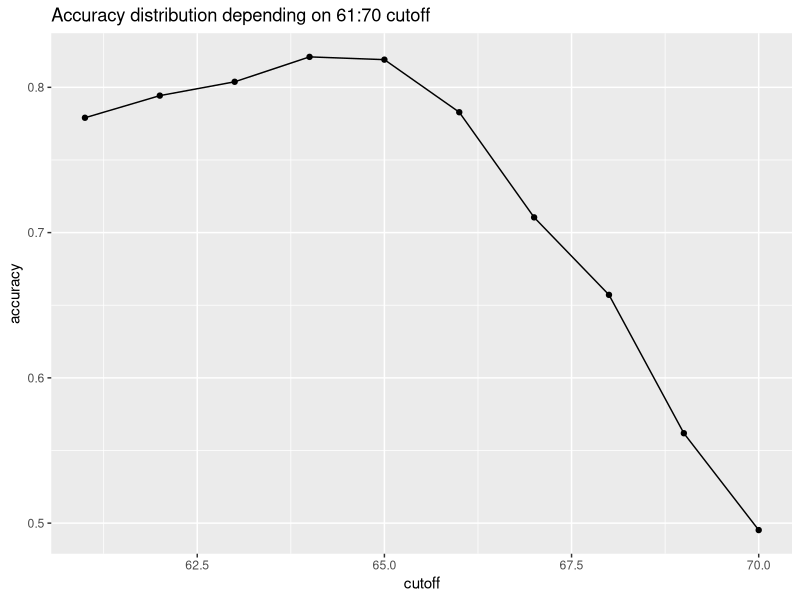
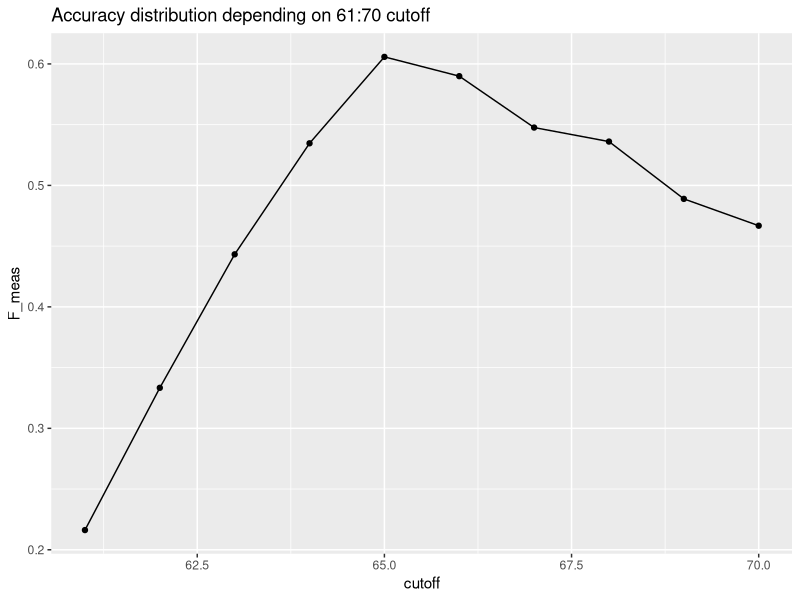
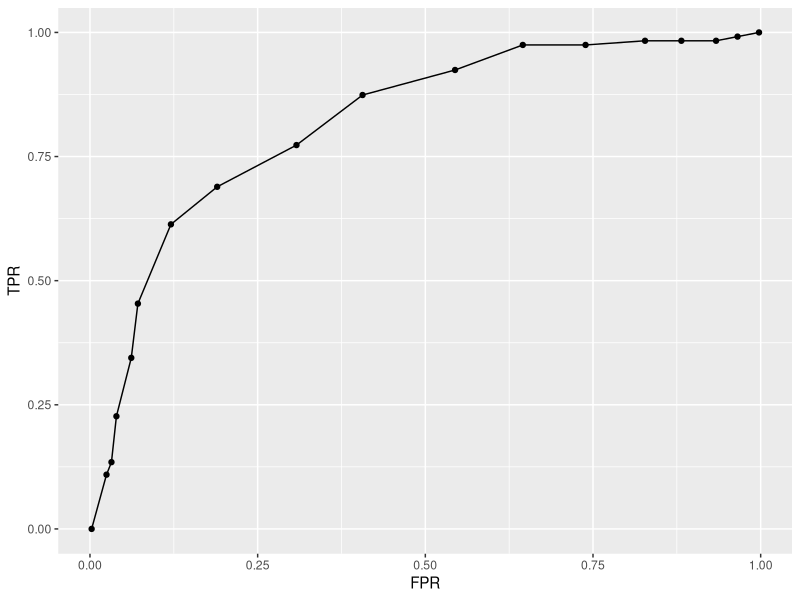
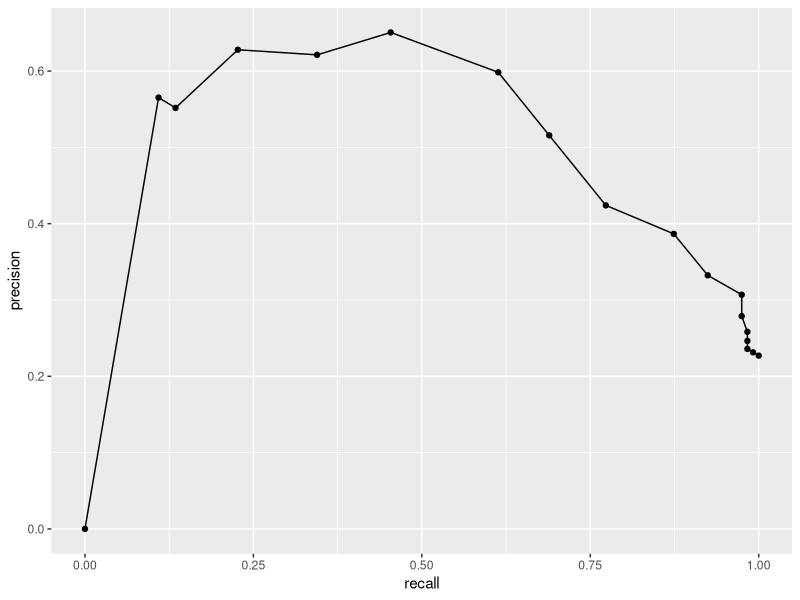
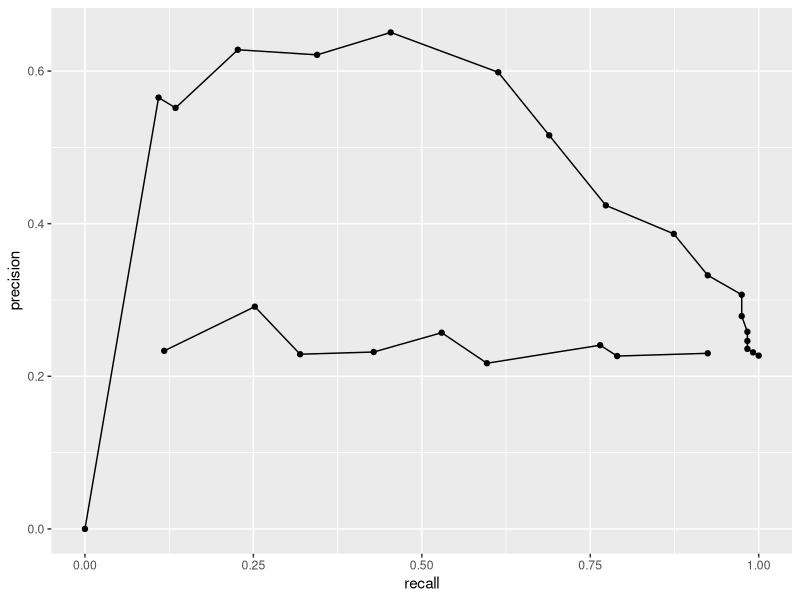
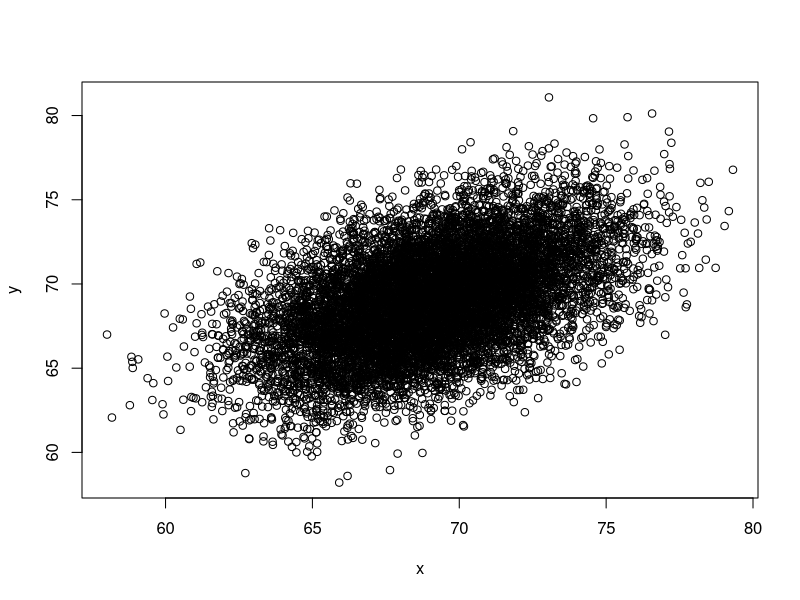
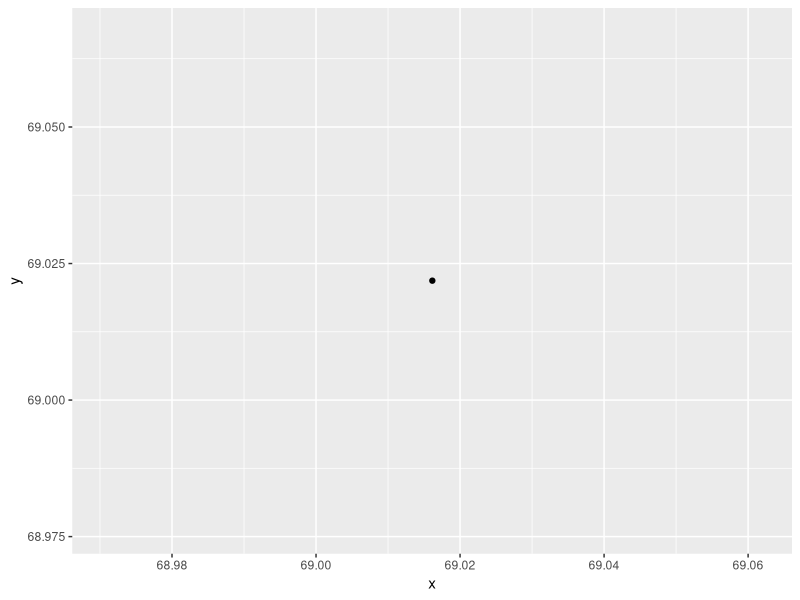

The R script that drew these images, in order: (Note: this script raises an error after producing the figures.)
## ---- chunk 1
check.packages <- function(pkg){
    new.pkg <- pkg[!(pkg %in% installed.packages()[, "Package"])]
    if (length(new.pkg)) 
        install.packages(new.pkg, dependencies = TRUE)
    sapply(pkg, require, character.only = TRUE)
}
packages<-c("ggplot2", "tidyverse", "lubridate", "caret", "dslabs", "dplyr", "plyr","HistData")
check.packages(packages)

data("heights")
data("iris")
## ---- chunk 2
y<-heights$sex
x<-heights$height
## ---- chunk 3
set.seed(2)
test_index <- createDataPartition(y, times=1, p=0.5, list=FALSE)
test_set <- heights[test_index, ]
training_set <- heights[-test_index, ]

## ---- chunk 4
y_hat <- sample(c("Male", "Female"), size = length(test_index), replace=TRUE)
mean(y_hat == test_set$sex)
## ---- chunk 5
heights %>% group_by(sex) %>% summarize(mean(height), sd(height))
## ---- chunk 6
y_hat <- ifelse(x>62, "Male", "Female") %>% factor(levels=levels(test_set$sex))
table(y_hat)
print("Mean accurate answers:")
mean(y==y_hat)
## ---- chunk 7
cutoff <- seq(61, 70)
accuracy <- map_dbl(cutoff, function(cutoff_value) {
  y_hat <- ifelse(test_set$height>cutoff_value, "Male", "Female") 
  mean(y_hat == test_set$sex)
})
ggplot(data=data.frame(cutoff=cutoff, accuracy=accuracy), aes(x=cutoff, y=accuracy)) + geom_line() + geom_point() + ggtitle("Accuracy distribution depending on 61:70 cutoff")
## ---- chunk 8
heights %>% mutate(y_hat = y_hat) %>%
  group_by(sex) %>%
  summarize(accuracy = mean(y_hat == sex))
## ---- chunk 9
confusionMatrix(data=y_hat, reference=heights$sex)
## ---- chunk 10
F_1 <- map_dbl(cutoff, function(cutoff_value) {
  y_hat <- ifelse(test_set$height>cutoff_value, "Male", "Female") %>% factor(levels=levels(test_set$sex))
  F_meas(data = y_hat, reference = factor(test_set$sex))
})
ggplot(data=data.frame(cutoff=cutoff, F_meas=F_1), aes(x=cutoff, y=F_meas)) + geom_line() + geom_point() + ggtitle("Accuracy distribution depending on 61:70 cutoff")
## ---- chunk 11
y_hat <- sample(c("Male","Female"), length(test_index), replace=TRUE, prob=c(0.9, 0.1)) %>% factor(levels = levels(test_set$sex))
mean(y_hat==test_set$sex)
## ---- chunk 12
cutoffs <-c(50, seq(60, 75), 80)
height_cutoff <- map_df(cutoffs, function (cutoff_value) {
    y_hat <- ifelse(test_set$height>cutoff_value, "Male", "Female") %>% factor(levels=levels(test_set$sex))
    list(method="Height cutoff",
         FPR = 1-specificity(y_hat, test_set$sex),
         TPR = sensitivity(y_hat, test_set$sex))
})
ggplot(data=height_cutoff, aes(x=FPR, y=TPR)) + geom_line() + geom_point() 
## ---- chunk 13
height_cutoff <- map_df(cutoffs, function (cutoff_value) {
    y_hat <- ifelse(test_set$height>cutoff_value, "Male", "Female") %>% factor(levels=levels(test_set$sex))
    list(method="Height cutoff",
         precision = precision(y_hat, test_set$sex),
         recall = sensitivity(y_hat, test_set$sex))
})
ggplot(data=height_cutoff, aes(x=recall, y=precision)) + geom_line() + geom_point() 
probs = seq(0.1, 0.9, by = 0.1)
guessing <- map_df(probs, function(p) {
  y_hat <- sample(c("Male", "Female"), length(test_index), replace=TRUE, prob=c(p, 1-p)) %>% factor(levels=levels(test_set$sex))
  list(method="Guessing",
       precision = precision(y_hat, test_set$sex),
       recall = sensitivity(y_hat, test_set$sex))
})
ggplot(data=height_cutoff, aes(x=recall, y=precision)) + geom_line() + geom_point() + geom_line(data=guessing, aes(x=recall, y=precision)) + geom_point(data=guessing, aes(x=recall, y=precision))
## ---- chunk 14

library(dslabs)
library(dplyr)


data("reported_heights")

dat <- mutate(reported_heights, date_time = ymd_hms(time_stamp)) %>%
  filter(date_time >= make_date(2016, 01, 25) & date_time < make_date(2016, 02, 1)) %>%
  mutate(type = ifelse(day(date_time) == 25 & hour(date_time) == 8 & between(minute(date_time), 15, 30), "inclass","online")) %>%
  select(sex, type)

y <- factor(dat$sex, c("Female", "Male"))
x <- dat$type
dat %>% group_by(type) %>% summarize(prop_female = mean(sex == "Female"))

## ---- chunk 15

  y_hat <- ifelse(dat$type == "inclass", "Male", "Female") 
  mean(y_hat == dat$sex)

## ---- chunk 16
 y_hat <- ifelse(dat$type == "inclass", "Female", "Male") %>% factor(levels=levels(y))
 
 confusionMatrix(y_hat, y)
## ---- chunk 17
data(iris)
iris <- iris[-which(iris$Species=='setosa'),]
y <- iris$Species

set.seed(2)
test_index <- createDataPartition(y,times=1,p=0.5,list=FALSE)
# line of code
#Which code should be used in place of # line of code above?
#Answer:
 
test <- iris[test_index,]
train <- iris[-test_index,]
## ---- chunk 18
foo <- function(x){
	rangedValues <- seq(range(x)[1],range(x)[2],by=0.1)
	sapply(rangedValues,function(i){
		y_hat <- ifelse(x>i,'virginica','versicolor')
		mean(y_hat==train$Species)
	})
}
predictions <- apply(train[,-5],2,foo)
sapply(predictions,max)	
## ---- chunk 19
foo <- function(x){
	rangedValues <- seq(range(x)[1],range(x)[2],by=0.1)
	sapply(rangedValues,function(i){
		y_hat <- ifelse(x>i,'virginica','versicolor')
		mean(y_hat==test$Species)
	})
}
predictions <- apply(test[,-5],2,foo)
sapply(predictions,max)	
## ---- chunk 20
petalLengthRange <- seq(range(train[,3])[1],range(train[,3])[2],by=0.1)
petalWidthRange <- seq(range(train[,4])[1],range(train[,4])[2],by=0.1)
cutoffs <- expand.grid(petalLengthRange,petalWidthRange)

id <- sapply(seq(nrow(cutoffs)),function(i){
	y_hat <- ifelse(train[,3]>cutoffs[i,1] | train[,4]>cutoffs[i,2],'virginica','versicolor')
	mean(y_hat==train$Species)
	}) %>% which.max

optimalCutoff <- cutoffs[id,] %>% as.numeric
y_hat <- ifelse(test[,3]>optimalCutoff[1] & test[,4]>optimalCutoff[2],'virginica','versicolor')
mean(y_hat==test$Species)


## ---- chunk 21
disease <- sample(c(0,1), size=1e6, replace=TRUE, prob=c(0.98,0.02))
test <- rep(NA, 1e6)
test[disease==0] <- sample(c(0,1), size=sum(disease==0), replace=TRUE, prob=c(0.90,0.10))
test[disease==1] <- sample(c(0,1), size=sum(disease==1), replace=TRUE, prob=c(0.15, 0.85))

print('#Q1: What is the probability that a test is positive?')
mean(test==1)
print('#Q2: What is the probability that an individual has the disease if the test is negative?')
mean(disease[test==0])
print('#Q3: What is the probability that you have the disease if the test is positive?')
mean(disease[test==1]==1)
print('#Q4: If the test is positive, what is the relative risk of having the disease?')
mean(disease[test==1]==1)/mean(disease==1)
## ---- chunk 22
library(dslabs)
data("heights")
hey <- heights %>% 
	mutate(height = round(height)) %>%
	group_by(height) %>%
	#summarize(p = mean(sex == "Male")) #%>%
	qplot(height, p, data =.)
## ---- chunk 23
ps <- seq(0, 1, 0.1)
heights %>% mutate(g = cut(height, quantile(height, ps), include.lowest = TRUE))
  
## ---- chunk 24
Sigma <- 9*matrix(c(1,0.5,0.5,1), 2, 2)
dat <- MASS::mvrnorm(n = 10000, c(69, 69), Sigma) %>%
	data.frame() %>% setNames(c("x", "y"))
plot(dat)
print("Using an approach similar to that used in the previous exercise, let's estimate the conditional expectations and make a plot. Part of the code has been provided for you: ")
ps <- seq(0, 1, 0.1)
dat %>% 
	mutate(g = cut(x, quantile(x, ps), include.lowest = TRUE)) %>%
  group_by(g) %>%
  summarize(y = mean(y), x = mean(x)) %>%
	qplot(x, y, data =.)
## ---- chunk 25
galton_heights <- GaltonFamilies %>% filter(childNum == 1 & gender == "male") %>% select (father, childHeight)
colnames(galton_heights)[colnames(galton_heights)=="childHeight"] <- "son"
y <- galton_heights$son
test_index <- createDataPartition(y, times = 1, p=0.5, list = FALSE)
train_set <- galton_heights %>% slice(-test_index)
test_set <- galton_heights %>% slice(test_index)
#Guessing
avg_height <- mean(train_set$son)
#Squared loss is: 
mean((avg_height - train_set$son)^2)
print("Getting intercept and slope:")
fit <-lm(son ~ father, data=train_set)
fit$coef
## ---- chunk 26
y_hat <- fit$coef[1] + fit$coef[2]*test_set$father
mean((y_hat - test_set$son)^2)
## ---- chunk 27
y_hat <- predict(fit, test_set)
## ---- chunk 28
set.seed(1)
n <- 100
Sigma <- 9*matrix(c(1.0, 0.5, 0.5, 1.0), 2, 2)
dat <- MASS::mvrnorm(n = 100, c(69, 69), Sigma) %>%
	data.frame() %>% setNames(c("x", "y"))
## ---- chunk 29

set.seed(1)
rmses <- replicate(100,  { 
  test_index <- createDataPartition(dat$y, times = 1, p=0.5, list = FALSE)
  train_set <- dat %>% slice(-test_index)
  test_set <- dat %>% slice(test_index)
  fit <-lm(y ~ x, data=train_set)
  y_hat <- predict(fit, test_set)
  rmse <- sqrt(mean((y_hat - test_set$y)^2)) 
  rmse
}) 
mean(rmses)
sd(rmses)
## ---- chunk 30
set.seed(1)
map(c(100, 500, 1000, 5000, 10000), function(dataSetLength) {
  

  Sigma <- 9*matrix(c(1.0, 0.5, 0.5, 1.0), 2, 2)
  dat <- MASS::mvrnorm(n = dataSetLength, c(69, 69), Sigma) %>%
  data.frame() %>% setNames(c("x", "y"))
  rmses <- replicate(100,  { 
    test_index <- createDataPartition(dat$y, times = 1, p=0.5, list = FALSE)
    train_set <- dat %>% slice(-test_index)
    test_set <- dat %>% slice(test_index)
    fit <-lm(y ~ x, data=train_set)
    y_hat <- predict(fit, test_set)
    rmse <- sqrt(mean((y_hat - test_set$y)^2)) 
    rmse
  })
  
  print(paste("Items: ", toString(dataSetLength)))
  print(mean(rmses))
  print(sd(rmses))
})
## ---- chunk 31
set.seed(1)
n <- 100
Sigma <- 9*matrix(c(1.0, 0.95, 0.95, 1.0), 2, 2)
dat <- MASS::mvrnorm(n = 100, c(69, 69), Sigma) %>%
data.frame() %>% setNames(c("x", "y"))
set.seed(1)
rmses <- replicate(100,  { 
  test_index <- createDataPartition(dat$y, times = 1, p=0.5, list = FALSE)
  train_set <- dat %>% slice(-test_index)
  test_set <- dat %>% slice(test_index)
  fit <-lm(y ~ x, data=train_set)
  y_hat <- predict(fit, test_set)
  rmse <- sqrt(mean((y_hat - test_set$y)^2)) 
  rmse
}) 
mean(rmses)
sd(rmses)
## ---- chunk 32
set.seed(1)
n <- 1000
Sigma <- matrix(c(1.0, 0.75, 0.75, 0.75, 1.0, 0.25, 0.75, 0.25, 1.0), 3, 3)
dat <- MASS::mvrnorm(n = 100, c(0, 0, 0), Sigma) %>%
	data.frame() %>% setNames(c("y", "x_1", "x_2"))

set.seed(1)
test_index <- createDataPartition(dat$y, times = 1, p = 0.5, list = FALSE)
train_set <- dat %>% slice(-test_index)
test_set <- dat %>% slice(test_index)

fit <- lm(y ~ x_1, data = train_set)
y_hat <- predict(fit, newdata = test_set)
sqrt(mean((y_hat-test_set$y)^2))

fit <- lm(y ~ x_2, data = train_set)
y_hat <- predict(fit, newdata = test_set)
sqrt(mean((y_hat-test_set$y)^2))

fit <- lm(y ~ x_1 + x_2, data = train_set)
y_hat <- predict(fit, newdata = test_set)
sqrt(mean((y_hat-test_set$y)^2))
## ---- chunk 33
set.seed(1)
n <- 1000
Sigma <- matrix(c(1.0, 0.75, 0.75, 0.75, 1.0, 0.95, 0.75, 0.95, 1.0), 3, 3)
dat <- MASS::mvrnorm(n = 100, c(0, 0, 0), Sigma) %>%
	data.frame() %>% setNames(c("y", "x_1", "x_2"))

set.seed(1)
test_index <- createDataPartition(dat$y, times = 1, p = 0.5, list = FALSE)
train_set <- dat %>% slice(-test_index)
test_set <- dat %>% slice(test_index)

fit <- lm(y ~ x_1, data = train_set)
y_hat <- predict(fit, newdata = test_set)
sqrt(mean((y_hat-test_set$y)^2))

fit <- lm(y ~ x_2, data = train_set)
y_hat <- predict(fit, newdata = test_set)
sqrt(mean((y_hat-test_set$y)^2))

fit <- lm(y ~ x_1 + x_2, data = train_set)
y_hat <- predict(fit, newdata = test_set)
sqrt(mean((y_hat-test_set$y)^2))
## ---- chunk 34
set.seed(2)
make_data <- function(n = 1000, p = 0.5, 
				mu_0 = 0, mu_1 = 2, 
				sigma_0 = 1,  sigma_1 = 1){

y <- rbinom(n, 1, p)
f_0 <- rnorm(n, mu_0, sigma_0)
f_1 <- rnorm(n, mu_1, sigma_1)
x <- ifelse(y == 1, f_1, f_0)
  
test_index <- createDataPartition(y, times = 1, p = 0.5, list = FALSE)

list(train = data.frame(x = x, y = as.factor(y)) %>% slice(-test_index),
	test = data.frame(x = x, y = as.factor(y)) %>% slice(test_index))
}
dat <- make_data()
dat$train %>% ggplot(aes(x, color = y)) + geom_density()
set.seed(1)
delta <- seq(0, 3, len = 25)
res <- sapply(delta, function(d){
	dat <- make_data(mu_1 = d)
	fit_glm <- dat$train %>% glm(y ~ x, family = "binomial", data = .)
	y_hat_glm <- ifelse(predict(fit_glm, dat$test) > 0.5, 1, 0) %>% factor(levels = c(0, 1))
	mean(y_hat_glm == dat$test$y)
})
qplot(delta, res)
## ---- chunk 35
data("polls_2008")
qplot(day, margin, data=polls_2008)
## ---- chunk 36
day_margin_fit <-lm(margin ~ day, data=polls_2008)
polls_2008_scatter_data <- polls_2008 %>% mutate(resid=resid(day_margin_fit), color=ifelse(resid(day_margin_fit) >0,"+","-"), fitted=fitted(day_margin_fit))
ggplot(aes(day, margin, color=color), data=polls_2008_scatter_data) + geom_point() + geom_abline(intercept = day_margin_fit$coefficients[1], slope=day_margin_fit$coefficients[2])
    
#span <- 7 fit <- with(polls_2008, ksmooth(day, margin, x.points = day, kernel="normal", bandwidth = span))

#polls_2008 %>% mutate(smooth = fit$y) %>% ggplot(aes(day, margin)) + geom_point(size = 3, alpha = .5, color = "grey") + geom_line(aes(day, smooth), color="red")
